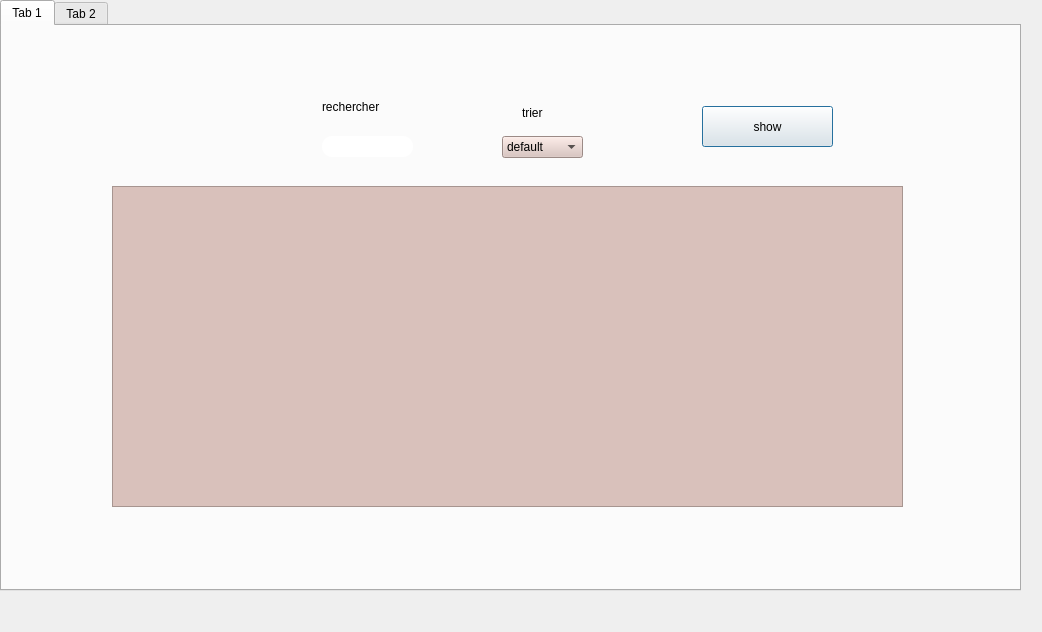
<?xml version="1.0" encoding="UTF-8"?>
<ui version="4.0">
 <class>employe</class>
 <widget class="QDialog" name="employe">
  <property name="geometry">
   <rect>
    <x>0</x>
    <y>0</y>
    <width>1042</width>
    <height>632</height>
   </rect>
  </property>
  <property name="windowTitle">
   <string>Dialog</string>
  </property>
  <widget class="QTabWidget" name="tabWidget">
   <property name="geometry">
    <rect>
     <x>0</x>
     <y>0</y>
     <width>1021</width>
     <height>591</height>
    </rect>
   </property>
   <property name="currentIndex">
    <number>0</number>
   </property>
   <widget class="QWidget" name="tab">
    <attribute name="title">
     <string>Tab 1</string>
    </attribute>
    <widget class="QLabel" name="label_5">
     <property name="geometry">
      <rect>
       <x>320</x>
       <y>70</y>
       <width>91</width>
       <height>21</height>
      </rect>
     </property>
     <property name="styleSheet">
      <string notr="true">
font: 81 10pt &quot;Rockwell Extra Bold&quot;</string>
     </property>
     <property name="text">
      <string>rechercher</string>
     </property>
    </widget>
    <widget class="QComboBox" name="tri">
     <property name="geometry">
      <rect>
       <x>500</x>
       <y>110</y>
       <width>81</width>
       <height>22</height>
      </rect>
     </property>
     <property name="styleSheet">
      <string notr="true">
background-color:#d9c1bb;


font: 81 8pt &quot;Rockwell Extra Bold&quot;</string>
     </property>
     <item>
      <property name="text">
       <string>default</string>
      </property>
     </item>
     <item>
      <property name="text">
       <string>id ↑</string>
      </property>
     </item>
     <item>
      <property name="text">
       <string>id ↓</string>
      </property>
     </item>
    </widget>
    <widget class="QLabel" name="label_38">
     <property name="geometry">
      <rect>
       <x>0</x>
       <y>-170</y>
       <width>1251</width>
       <height>911</height>
      </rect>
     </property>
     <property name="text">
      <string/>
     </property>
     <property name="pixmap">
      <pixmap>../../Downloads/back.png</pixmap>
     </property>
    </widget>
    <widget class="QPushButton" name="pushButton_2">
     <property name="geometry">
      <rect>
       <x>700</x>
       <y>80</y>
       <width>131</width>
       <height>41</height>
      </rect>
     </property>
     <property name="styleSheet">
      <string notr="true">
QPushButton

{
	background-color: rgb(72, 78, 86);
	border-style: outset;
    border-width: 2px;
    border-radius:20px;
    border-color: beige;
    font: bold 14px;;
    padding: 6px;
	color: rgb(255, 255, 255);

}

QPushButton:hover

{
	background-color: rgb(106, 227, 231);
	color: rgb(0, 0, 0);
	gridline-color: rgb(94, 118, 255);
}

QPushButton:pressed</string>
     </property>
     <property name="text">
      <string>show</string>
     </property>
    </widget>
    <widget class="QLineEdit" name="rech">
     <property name="geometry">
      <rect>
       <x>320</x>
       <y>110</y>
       <width>91</width>
       <height>21</height>
      </rect>
     </property>
     <property name="styleSheet">
      <string notr="true">border-radius: 10px;
background-color: rgb(255, 255, 255);</string>
     </property>
    </widget>
    <widget class="QTableView" name="tab_users">
     <property name="geometry">
      <rect>
       <x>110</x>
       <y>160</y>
       <width>791</width>
       <height>321</height>
      </rect>
     </property>
     <property name="styleSheet">
      <string notr="true">
background-color:#d9c1bb;


font: 81 8pt &quot;Rockwell Extra Bold&quot;</string>
     </property>
    </widget>
    <widget class="QLabel" name="label_11">
     <property name="geometry">
      <rect>
       <x>520</x>
       <y>80</y>
       <width>47</width>
       <height>14</height>
      </rect>
     </property>
     <property name="styleSheet">
      <string notr="true">
font: 81 10pt &quot;Rockwell Extra Bold&quot;</string>
     </property>
     <property name="text">
      <string>trier</string>
     </property>
    </widget>
    <zorder>label_38</zorder>
    <zorder>label_5</zorder>
    <zorder>tri</zorder>
    <zorder>pushButton_2</zorder>
    <zorder>rech</zorder>
    <zorder>tab_users</zorder>
    <zorder>label_11</zorder>
   </widget>
   <widget class="QWidget" name="tab_2">
    <attribute name="title">
     <string>Tab 2</string>
    </attribute>
    <widget class="QPushButton" name="imp">
     <property name="geometry">
      <rect>
       <x>630</x>
       <y>70</y>
       <width>131</width>
       <height>41</height>
      </rect>
     </property>
     <property name="styleSheet">
      <string notr="true">QPushButton

{
	background-color: rgb(72, 78, 86);
	border-style: outset;
    border-width: 2px;
    border-radius:20px;
    border-color: beige;
    font: bold 14px;;
    padding: 6px;
	color: rgb(255, 255, 255);

}

QPushButton:hover

{
	background-color: rgb(106, 227, 231);
	color: rgb(0, 0, 0);
	gridline-color: rgb(94, 118, 255);
}

QPushButton:pressed</string>
     </property>
     <property name="text">
      <string>imprimer</string>
     </property>
    </widget>
    <widget class="QPushButton" name="stats">
     <property name="geometry">
      <rect>
       <x>820</x>
       <y>70</y>
       <width>131</width>
       <height>41</height>
      </rect>
     </property>
     <property name="styleSheet">
      <string notr="true">QPushButton

{
	background-color: rgb(72, 78, 86);
	border-style: outset;
    border-width: 2px;
    border-radius:20px;
    border-color: beige;
    font: bold 14px;;
    padding: 6px;
	color: rgb(255, 255, 255);

}

QPushButton:hover

{
	background-color: rgb(106, 227, 231);
	color: rgb(0, 0, 0);
	gridline-color: rgb(94, 118, 255);
}

QPushButton:pressed</string>
     </property>
     <property name="text">
      <string>stats</string>
     </property>
    </widget>
    <widget class="QLabel" name="label_9">
     <property name="geometry">
      <rect>
       <x>0</x>
       <y>-170</y>
       <width>1251</width>
       <height>911</height>
      </rect>
     </property>
     <property name="text">
      <string/>
     </property>
     <property name="pixmap">
      <pixmap>../../Downloads/back.png</pixmap>
     </property>
    </widget>
    <widget class="QGraphicsView" name="graphicsView">
     <property name="geometry">
      <rect>
       <x>310</x>
       <y>150</y>
       <width>391</width>
       <height>331</height>
      </rect>
     </property>
     <property name="styleSheet">
      <string notr="true">
background-color:#d9c1bb;


font: 81 8pt &quot;Rockwell Extra Bold&quot;</string>
     </property>
    </widget>
    <zorder>label_9</zorder>
    <zorder>stats</zorder>
    <zorder>graphicsView</zorder>
    <zorder>imp</zorder>
   </widget>
  </widget>
 </widget>
 <resources/>
 <connections/>
</ui>
